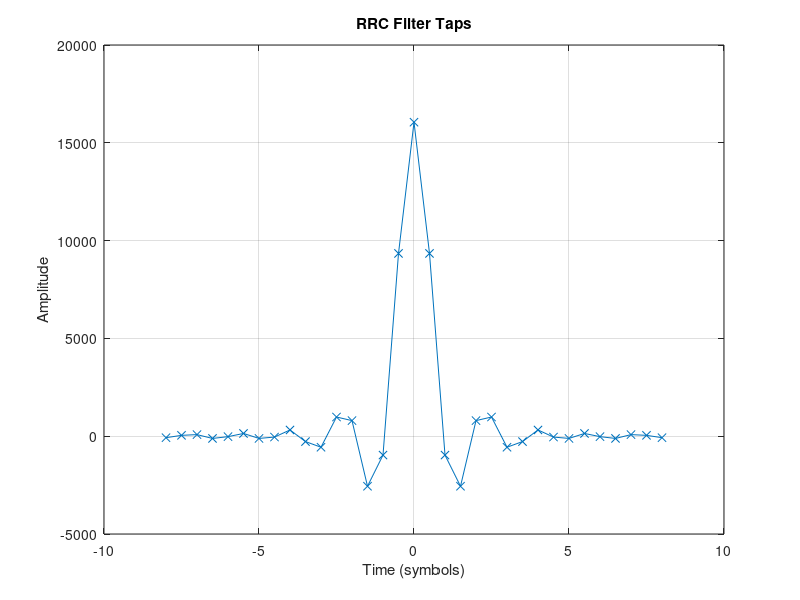
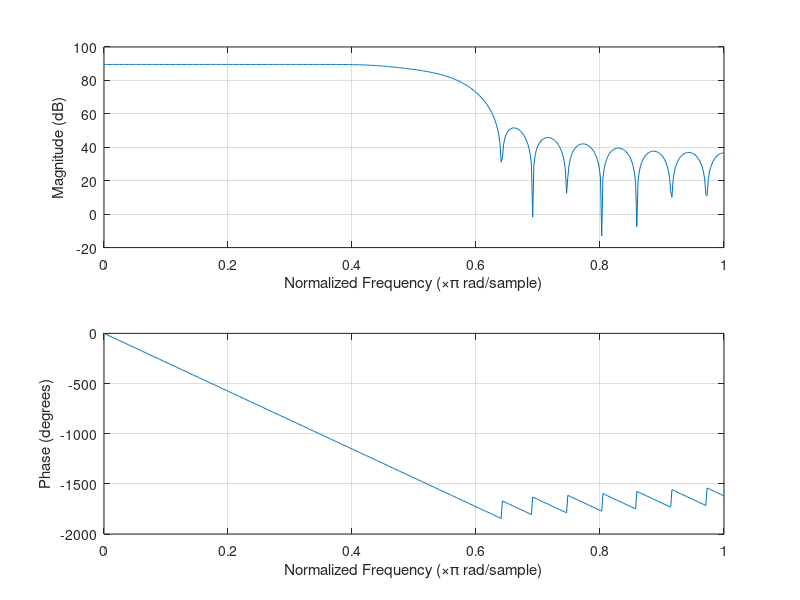

Write the MATLAB code that produced these figures, in order.

% --------------------------------------------------------------------
% --========== https://github.com/up-stairs/vhdl_ip_cores ==========--
% --------------------------------------------------------------------

clear all; clc;

##Ts = 8.1380e-06;           %sampling rate
##Nos = 24;                  %upsampling factor
##alpha = 0.25;               %Rollback
##
##t1 = [-6*Ts:Ts/Nos:-Ts/Nos];
##t2 = [Ts/Nos:Ts/Nos:6*Ts];
##
##
##r1 = (4*alpha/(pi*sqrt(Ts)))*(cos((1+alpha)*pi*t1/Ts)+(Ts./(4*alpha*t1)).*sin((1-alpha)*pi*t1/Ts))./(1-(4*alpha*t1/Ts).^2);
##r2 = (4*alpha/(pi*sqrt(Ts)))*(cos((1+alpha)*pi*t2/Ts)+(Ts./(4*alpha*t2)).*sin((1-alpha)*pi*t2/Ts))./(1-(4*alpha*t2/Ts).^2);
##
##r = [r1 (4*alpha/(pi*sqrt(Ts))+(1-alpha)/sqrt(Ts)) r2];

Fs = 20000;  % sample rate
Rs = 10000;   % symbol rate
sps = Fs/Rs; % samples per symbol

%
% Root raised cosine pulse filter
% https://www.michael-joost.de/rrcfilter.pdf
%
r = 0.25; % bandwidth factor

ntaps = 16 * sps + 1;  % filter is 8 symbols in length
st = [-floor(ntaps/2):floor(ntaps/2)] / sps;  % symbol time
hpulse = 1/sqrt(sps) * (sin ((1-r)*pi*st) + 4*r*st.*cos((1+r)*pi*st)) ./ (pi*st.*(1-(4*r*st).^2));

% fix the removable singularities
hpulse(ceil(ntaps/2)) = 1/sqrt(sps) * (1 - r + 4*r/pi); % t = 0 singulatiry
sing_idx = find(abs(1-(4*r*st).^2) < 0.000001);
for k = [1:length(sing_idx)]
    hpulse(sing_idx) = 1/sqrt(sps) * r/sqrt(2) * ((1+2/pi)*sin(pi/(4*r))+(1-2/pi)*cos(pi/(4*r)));
    printf('Fixed the other removable singularities\n');
end

% normalize to 0 dB gain
hpulse = round(hpulse / sum(hpulse) * 30000)

for k = 1:length(hpulse)
  fprintf('%6d, ', hpulse(k))
  if mod(k, 4) == 0
    fprintf('\n')
  endif
endfor


figure(1);
plot(st, hpulse, 'x-');
xlabel("Time (symbols)");
ylabel("Amplitude");
title("RRC Filter Taps");
grid on;

figure(2)
freqz(hpulse)
